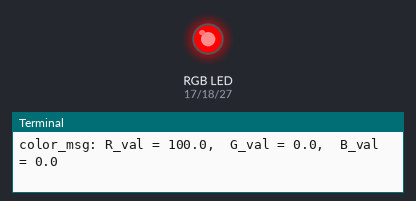
Bench run of a program on a simulated Raspberry Pi (BCM pin numbers). Shown: an RGB LED mixed from three pins (HIGH = lit), the last lines printed to the terminal.

Above: at 0.2 s.
At 1.2 s:
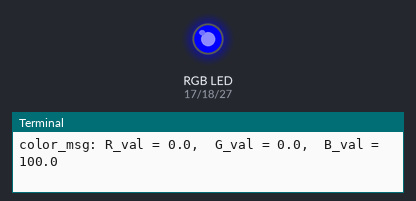
At 1.7 s:
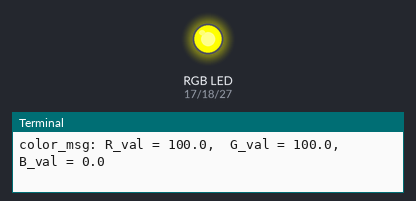
At 2.2 s:
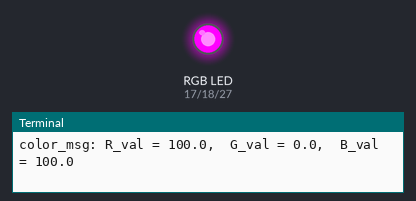
At 3.7 s:
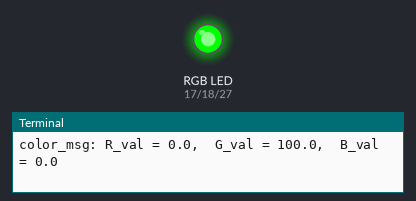
At 5.7 s:
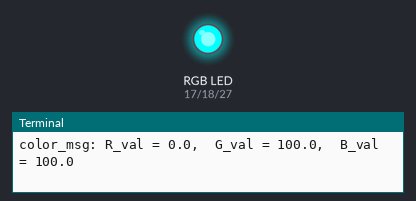
Timing chart, 0 to 6.9 s (numbered marks = the images above):
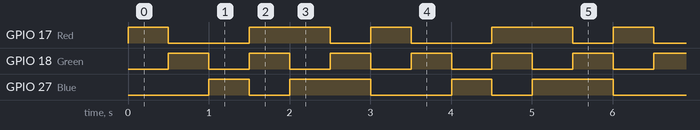

Measured:
- by itself, GPIO 17 (Red): repeats every 3.0 s: LOW 1.0 s, HIGH 1.0 s, LOW 0.50 s, HIGH 0.50 s
- by itself, GPIO 18 (Green): alternates HIGH for 0.50 s and LOW for 0.50 s
- by itself, GPIO 27 (Blue): repeats every 3.0 s: LOW 0.50 s, HIGH 1.0 s, LOW 1.0 s, HIGH 0.50 s

The program:

1.1.2_rgbLed.py
```python
#!/usr/bin/env python3

import RPi.GPIO as GPIO
import time

# Set up a color table in Hexadecimal
COLOR = [0xFF0000, 0x00FF00, 0x0000FF, 0xFFFF00, 0xFF00FF, 0x00FFFF]
# Set pins' channels with dictionary
pins = {'Red':17, 'Green':18, 'Blue':27}


def setup():
	global p_R, p_G, p_B
	# Set the GPIO modes to BCM Numbering
	GPIO.setmode(GPIO.BCM)
	# Set all LedPin's mode to output and initial level to High(3.3v)
	for i in pins:
		GPIO.setup(pins[i], GPIO.OUT, initial=GPIO.HIGH)

	# Set all led as pwm channel and frequece to 2KHz
	p_R = GPIO.PWM(pins['Red'], 2000)
	p_G = GPIO.PWM(pins['Green'], 2000)
	p_B = GPIO.PWM(pins['Blue'], 2000)

	# Set all begin with value 0
	p_R.start(0)
	p_G.start(0)
	p_B.start(0)

# Define a MAP function for mapping values.  Like from 0~255 to 0~100
def MAP(x, in_min, in_max, out_min, out_max):
	return (x - in_min) * (out_max - out_min) / (in_max - in_min) + out_min

# Define a function to set up colors
# input color should be Hexadecimal with
# red value, blue value, green value.
def setColor(color):
 # configures the three LEDs' luminance with the inputted color value .
	# Devide colors from 'color' veriable
	R_val = (color & 0xFF0000) >> 16
	G_val = (color & 0x00FF00) >> 8
	B_val = (color & 0x0000FF) >> 0
 # these three lines are used for analyzing the col variables
 # assign the first two values of the hexadecimal to R, the middle two assigned to G
 # assign the last two values to B, please refer to the shift operation of the hexadecimal for details.

	# Map color value from 0~255 to 0~100
	R_val = MAP(R_val, 0, 255, 0, 100)
	G_val = MAP(G_val, 0, 255, 0, 100)
	B_val = MAP(B_val, 0, 255, 0, 100)

	# Change the colors
	p_R.ChangeDutyCycle(R_val)
	# Assign the mapped duty cycle value to the corresponding PWM channel to change the luminance.
	p_G.ChangeDutyCycle(G_val)
	p_B.ChangeDutyCycle(B_val)

	print ("color_msg: R_val = %s,	G_val = %s,	B_val = %s"%(R_val, G_val, B_val))

def main():
	while True:
		for color in COLOR:# Assign every item in the COLOR list to the color respectively and change the color of the RGB LED via the setColor() function.
			setColor(color)# change the color of the RGB LED
			time.sleep(0.5)# set delay for 0.5s after each color changing. Modify this parameter will changed the LED's color changing rate.

def destroy():
	# Stop all pwm channel
	p_R.stop()
	p_G.stop()
	p_B.stop()
	# Release resource
	GPIO.cleanup()

# If run this script directly, do:
if __name__ == '__main__':
	setup()
	try:
		main()
	# When 'Ctrl+C' is pressed, the program
	# destroy() will be  executed.
	except KeyboardInterrupt:
		destroy()
```
